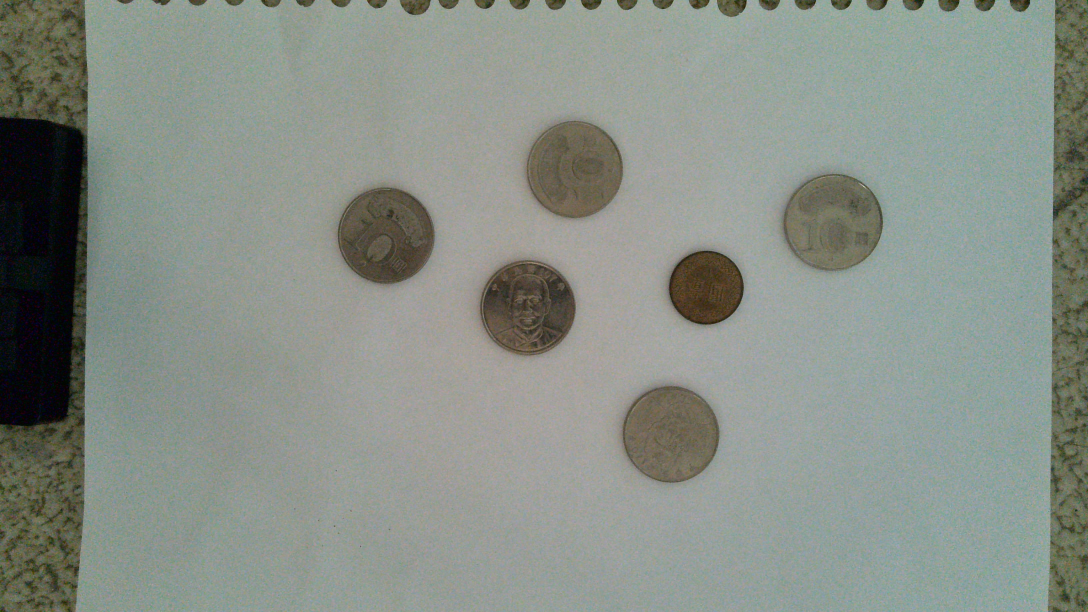
#> input picture DAY1/bright front and back/WIN_20250914_16_53_29_Pro.jpg, 3264 x 1836 px, found by its file name (shown at 1/3 size)
$ python 02_grayscale.py
#> lines starting #> are read from the running program, lines starting #| are printed output that depends on the picture
import cv2
import os
import numpy as np
img_path = "D:\\AWORKSPACE\\Github\\ComputerVisioncourse\\DAY1\\bright front and back\\WIN_20250914_16_53_29_Pro.jpg"
img = cv2.imread(img_path)
#> img is the input picture: shape (1836, 3264, 3); mean B, G, R 135.5, 143.7, 136.4
if img is None:
    print("錯誤：無法讀取圖片！")
else:
    max_width = 600
    height, width = img.shape[:2]
#> height = 1836; width = 3264
    scale = max_width / width
#> scale = 0.184
    new_width = int(width * scale)
#> new_width = 600
    new_height = int(height * scale)
#> new_height = 337
    img_resized = cv2.resize(img, (new_width, new_height))
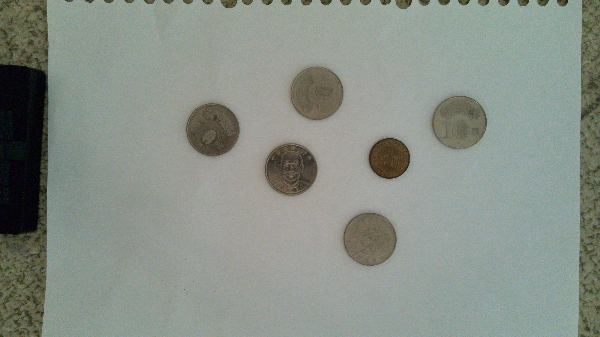
#> img_resized: shape (337, 600, 3); mean B, G, R 135.4, 143.5, 136.3
    gray = cv2.cvtColor(img_resized, cv2.COLOR_BGR2GRAY)
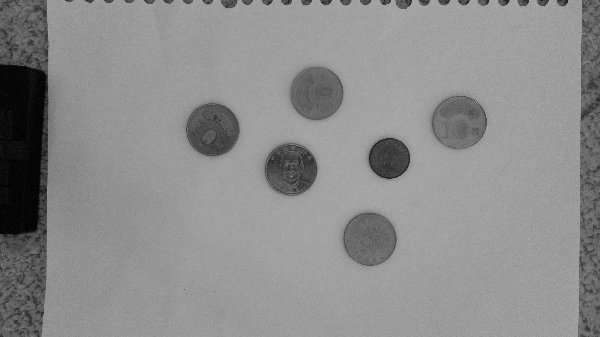
#> gray: shape (337, 600); min 0, max 181, mean 140.4
    combined = np.hstack([img_resized, cv2.cvtColor(gray, cv2.COLOR_GRAY2BGR)])
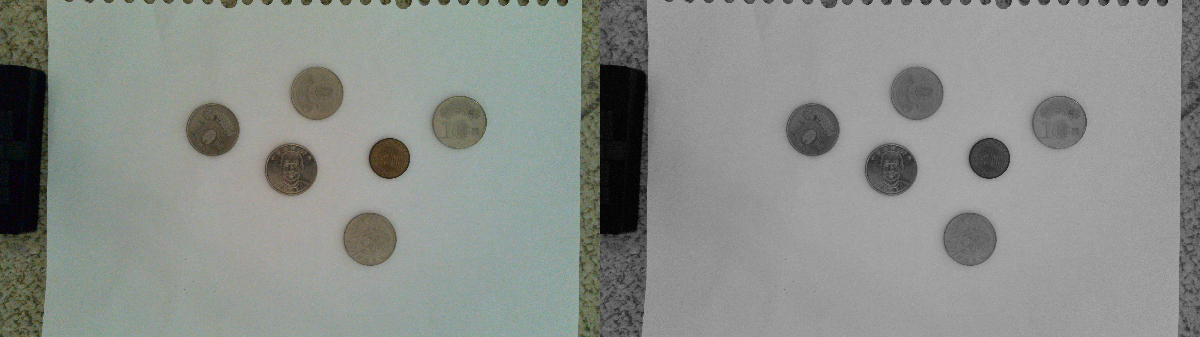
#> combined: shape (337, 1200, 3); mean B, G, R 137.9, 142, 138.4
    cv2.imshow('Original vs Grayscale', combined)
    print(f"\n顯示尺寸: {new_width} x {new_height}")
#| 顯示尺寸: 600 x 337
    print("左邊：原始彩色圖片")
    print("右邊：灰階圖片")
    print("\n按任意鍵關閉視窗...")
    cv2.waitKey(0)
    cv2.destroyAllWindows()

$ run again, with DAY1/bright front and back/WIN_20250914_16_54_03_Pro.jpg copied over DAY1/bright front and back/WIN_20250914_16_53_29_Pro.jpg
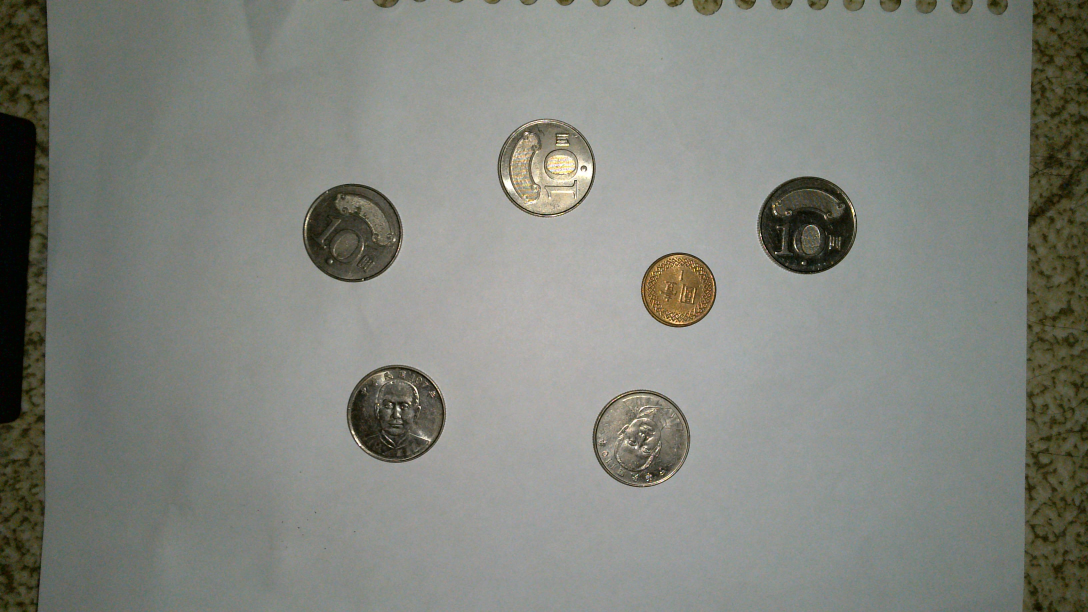
#> input picture DAY1/bright front and back/WIN_20250914_16_54_03_Pro.jpg, 3264 x 1836 px, found by its file name (shown at 1/3 size)
#> img is the input picture: shape (1836, 3264, 3); mean B, G, R 124.9, 132.1, 129.4
#> `gray = cv2.cvtColor(img_resized, cv2.COLOR_BGR2GRAY)`:
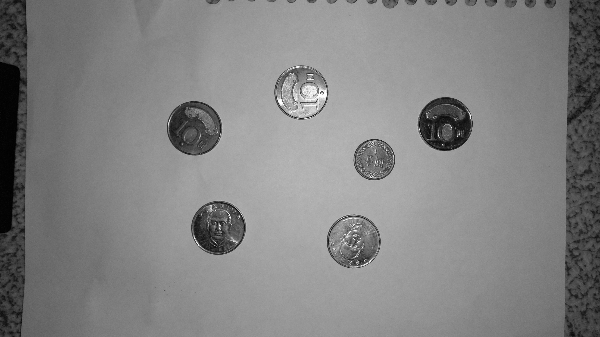
#> gray: shape (337, 600); min 0, max 255, mean 130.4
#> `combined = np.hstack([img_resized, cv2.cvtColor(gray, cv2.COLOR_GRAY2B..`:
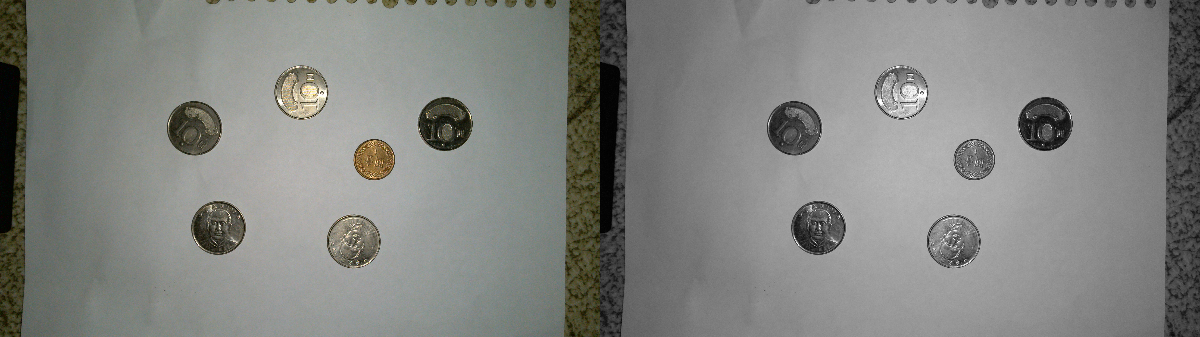
#> combined: shape (337, 1200, 3); mean B, G, R 127.6, 131.2, 129.8
#| 顯示尺寸: 600 x 337
